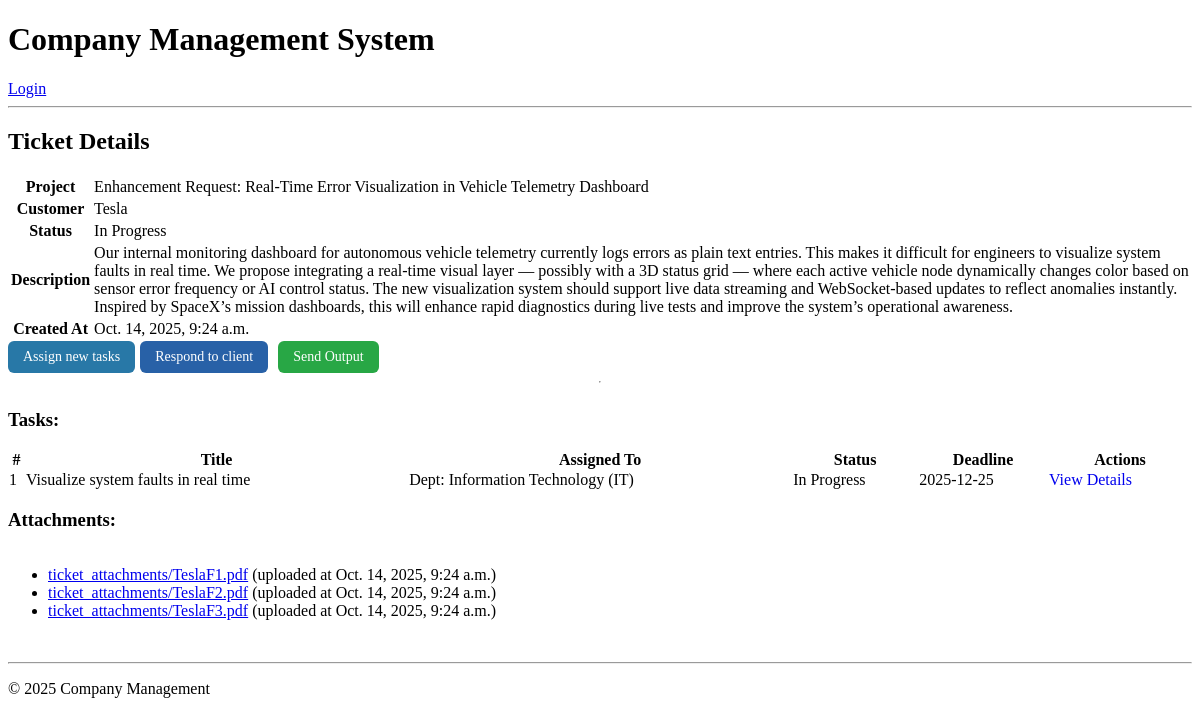
The app's page /customers/tickets/26/, older data.
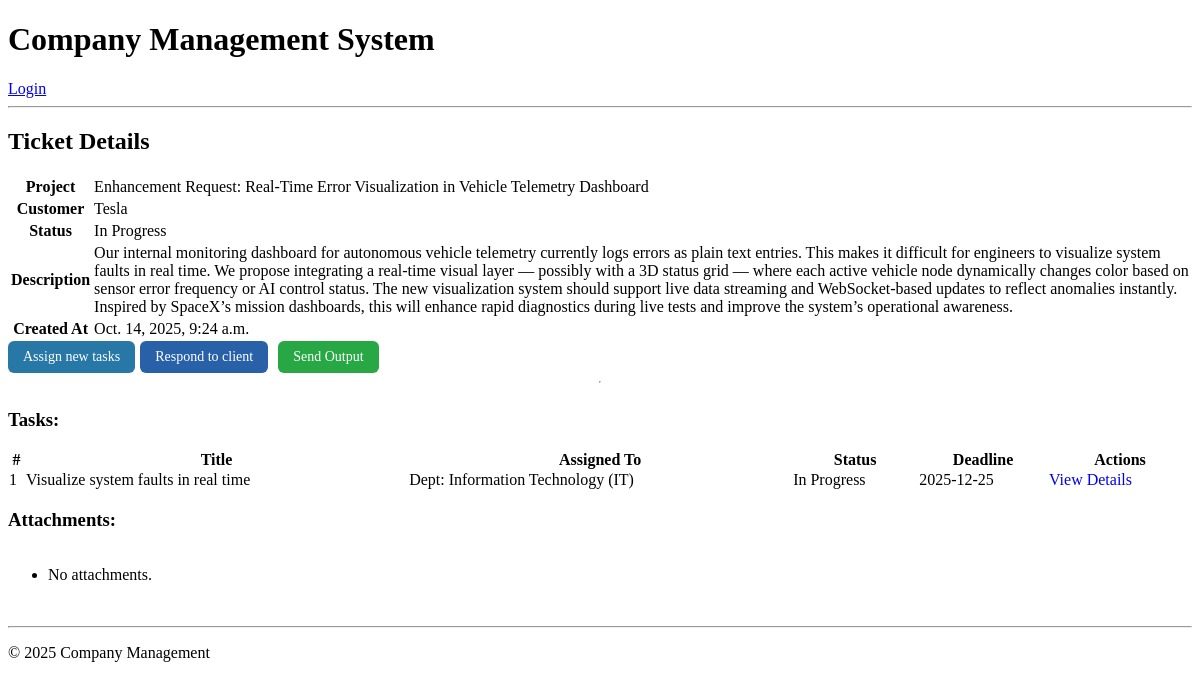
The same page, newer data.
### tasks/models.py (models this page shows, shortened)
class Task(models.Model):
    STATUS_CHOICES = [
    ('Assigned', 'Assigned'),
    ('In Progress', 'In Progress'),
    ('Submitted', 'Submitted'),
    ('Needs Revision', 'Needs Revision'),
    ('Approved', 'Approved'),
    ('Completed', 'Completed'),
    ]
    ticket = models.ForeignKey(Ticket, on_delete=models.CASCADE,null=True, related_name='tasks')
    title = models.CharField(max_length=200,null=False,default="No Title")
    description = models.TextField(blank=True)
    created_by = models.ForeignKey(
    CustomUser, on_delete=models.SET_NULL, null=True, blank=True, related_name='created_tasks'
    )
    assigned_to = models.ForeignKey(EmployeeProfile, on_delete=models.SET_NULL, null=True, blank=True, related_name='tasks')
    parent_task = models.ForeignKey(
        'self',
        on_delete=models.CASCADE,
        null=True,
        blank=True,
        related_name='subtasks'
    )
    assigned_department = models.ForeignKey(
        Department, on_delete=models.SET_NULL, null=True, blank=True, related_name='department_tasks'
    )
    deadline = models.DateField(null=True, blank=True,default=default_deadline)
    status = models.CharField(max_length=20, choices=STATUS_CHOICES, default='Assigned')
    created_at = models.DateTimeField(auto_now_add=True)
    updated_at = models.DateTimeField(auto_now=True)

### company/models.py (models this page shows, shortened)
class Department(models.Model):
    name = models.CharField(max_length=100)
    parent = models.ForeignKey(
        'self',
        on_delete=models.CASCADE,
        null=True,
        blank=True,
        related_name='sub_departments',
        default='null'
    )
    manager = models.ForeignKey(
        'users.CustomUser',
        on_delete=models.CASCADE,
        null=True,
        blank=True,
        limit_choices_to={'role': 'MANAGER'},
        related_name='managed_departments'
    )
    description = models.TextField(blank=True)
    created_at = models.DateTimeField(auto_now_add=True)

### customers/models.py (models this page shows, shortened)
class TicketAttachment(models.Model):
    ticket = models.ForeignKey(Ticket, on_delete=models.CASCADE, related_name="attachments")
    file = models.FileField(upload_to="ticket_attachments/")
    uploaded_at = models.DateTimeField(auto_now_add=True)
    uploaded_by = models.ForeignKey(
        settings.AUTH_USER_MODEL, on_delete=models.SET_NULL, null=True, blank=True
    )
    Output=models.BooleanField(default=False)

### customers/views.py (the view)
# urls.py: path('tickets/<int:ticket_id>/', views.ticket_detail, name='ticket_detail'),
def ticket_detail(request, ticket_id):
    ticket = get_object_or_404(Ticket, id=ticket_id)
    attachments = ticket.attachments.filter(Output=False)
    Outputs = ticket.attachments.filter(Output=True)
    responses_count = ticket.responses.filter(
        is_customer_reply=True,
        status=False
    ).count()
    ticket.notification=responses_count
    tasksdetails=Task.objects.filter(ticket=ticket,parent_task=None)
    bugs=BugReport.objects.filter(related_ticket=ticket).order_by('-created_at')
    bugsSt=BugReport.objects.filter(related_ticket=ticket).exclude(status="Closed").count()
    return render(request, 'customer/ticket_detail.html', {'ticket': ticket, 'attachments': attachments,"tasksdetails":tasksdetails,"Outputs":Outputs,"bugs":bugs,"bugsSt":bugsSt})

### customers/templates/customer/ticket_detail.html (shortened to what this page needs)
{% extends 'base.html' %}
{% block content %}
<h2>Ticket Details</h2>
<table>
    <tr>
        <th>Project</th>
        <td>{{ ticket.subject }}</td>
    </tr>
    <tr>
        <th>Customer</th>
        <td>{{ ticket.customer.user.name }}</td>
    </tr>
    <tr>
        <th>Status</th>
        <td>{{ ticket.status }}</td>
    </tr>
    <tr>
        <th>Description</th>
        <td>{{ ticket.description }}</td>
    </tr>
    <tr>
        <th>Created At</th>
        <td>{{ ticket.created_at }}</td>
    </tr>
</table>
<div style="display: flex;gap: 5px;align-items:center">
{% if ticket.status != 'Closed' and ticket.status != 'Canceled' %}
<a style="background-color: #2878a7; color: white; padding: 8px 15px;
                  text-decoration: none; border-radius: 6px; font-size: 14px;"href="{% url 'ticket_assign' ticket.id %}">Assign new tasks</a>
<a href="{% url 'ticket_update_status' ticket.id %}" style="order:4;background-color: #28a745; color: white; padding: 8px 15px;
text-decoration: none; border-radius: 6px; font-size: 14px;margin-left: 5px;">Send Output</a>
{% endif %}
<a style="background-color: #2861a7; color: white; padding: 8px 15px;
                  text-decoration: none; border-radius: 6px; font-size: 14px;"href="{% url 'ticket_response' ticket.id %}">Respond to client </a>
</div>
<div style="display: flex;flex-direction: column;">
<hr>
<h3>Tasks:</h3>
{% if tasksdetails %}
<table style="width: 100%; border-collapse: collapse;">
    <thead>
        <tr>
            <th >#</th>
            <th >Title</th>
            <th >Assigned To</th>
            <th style="width: fit-content;">Status</th>
            <th style="width: fit-content;">Deadline</th>
            <th style="width: fit-content;">Actions</th>
        </tr>
    </thead>
    <tbody>
        {% for task in tasksdetails %}
        <tr>
            <td style="width: fit-content;">{{ forloop.counter }}</td>
            <td style="width: fit-content;">{{ task.title }}</td>
            <td style="width: fit-content;">{% if task.assigned_department %}Dept: {{task.assigned_department.name}}{% else %}{{ task.assigned_to.user.name }}{% endif %}</td>
            <td style="width: fit-content;">{{ task.status }}</td>
            <td style="width: fit-content;">{{ task.deadline|date:"Y-m-d" }}</td>
            <td style="width: fit-content;">
                <a href="{% url 'task_detail' task.id %}" style="text-decoration: none;">View Details</a>
            </td>
        </tr>
        {% endfor %}
    </tbody>
</table>
{% else %}
<p>No tasks available.</p>
{% endif %}
<h3>Attachments:</h3>
<ul>
    {% for file in attachments %}
        <li><a href="{{ file.file.url }}">{{ file.file.name }}</a> (uploaded at {{ file.uploaded_at }})</li>
    {% empty %}
        <li>No attachments.</li>
    {% endfor %}
</ul>
<br>
</div>
{% endblock %}

Row changes from the older to the newer data that the page shows:
removed TicketAttachment: file.name "ticket_attachments/TeslaF1.pdf", uploaded_at "Oct. 14, 2025, 9:24 a.m."
removed TicketAttachment: file.name "ticket_attachments/TeslaF2.pdf", uploaded_at "Oct. 14, 2025, 9:24 a.m."
removed TicketAttachment: file.name "ticket_attachments/TeslaF3.pdf", uploaded_at "Oct. 14, 2025, 9:24 a.m."
Text that changed along with them:
text now shown: "No attachments."
